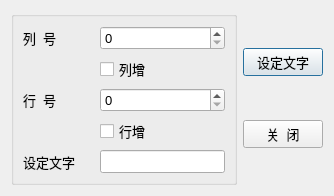
<?xml version="1.0" encoding="UTF-8"?>
<ui version="4.0">
 <class>QWDialogLocate</class>
 <widget class="QDialog" name="QWDialogLocate">
  <property name="geometry">
   <rect>
    <x>0</x>
    <y>0</y>
    <width>334</width>
    <height>180</height>
   </rect>
  </property>
  <property name="font">
   <font>
    <pointsize>10</pointsize>
   </font>
  </property>
  <property name="windowTitle">
   <string>单元格定位与文字设置</string>
  </property>
  <layout class="QHBoxLayout" name="horizontalLayout">
   <item>
    <widget class="QGroupBox" name="groupBox">
     <property name="minimumSize">
      <size>
       <width>0</width>
       <height>0</height>
      </size>
     </property>
     <property name="title">
      <string/>
     </property>
     <layout class="QGridLayout" name="gridLayout">
      <item row="0" column="0">
       <widget class="QLabel" name="label">
        <property name="text">
         <string>列  号</string>
        </property>
       </widget>
      </item>
      <item row="0" column="1">
       <widget class="QSpinBox" name="spinBoxColumn">
        <property name="minimum">
         <number>0</number>
        </property>
       </widget>
      </item>
      <item row="1" column="0">
       <spacer name="horizontalSpacer">
        <property name="orientation">
         <enum>Qt::Horizontal</enum>
        </property>
        <property name="sizeHint" stdset="0">
         <size>
          <width>49</width>
          <height>20</height>
         </size>
        </property>
       </spacer>
      </item>
      <item row="1" column="1">
       <widget class="QCheckBox" name="chkBoxColumn">
        <property name="text">
         <string>列增</string>
        </property>
       </widget>
      </item>
      <item row="2" column="0">
       <widget class="QLabel" name="label_2">
        <property name="text">
         <string>行  号</string>
        </property>
       </widget>
      </item>
      <item row="2" column="1">
       <widget class="QSpinBox" name="spinBoxRow"/>
      </item>
      <item row="3" column="0">
       <spacer name="horizontalSpacer_2">
        <property name="orientation">
         <enum>Qt::Horizontal</enum>
        </property>
        <property name="sizeHint" stdset="0">
         <size>
          <width>49</width>
          <height>20</height>
         </size>
        </property>
       </spacer>
      </item>
      <item row="3" column="1">
       <widget class="QCheckBox" name="chkBoxRow">
        <property name="text">
         <string>行增</string>
        </property>
       </widget>
      </item>
      <item row="4" column="0">
       <widget class="QLabel" name="label_3">
        <property name="text">
         <string>设定文字</string>
        </property>
       </widget>
      </item>
      <item row="4" column="1">
       <widget class="QLineEdit" name="edtCaption"/>
      </item>
     </layout>
    </widget>
   </item>
   <item>
    <layout class="QVBoxLayout" name="verticalLayout">
     <item>
      <spacer name="verticalSpacer_3">
       <property name="orientation">
        <enum>Qt::Vertical</enum>
       </property>
       <property name="sizeHint" stdset="0">
        <size>
         <width>20</width>
         <height>40</height>
        </size>
       </property>
      </spacer>
     </item>
     <item>
      <widget class="QPushButton" name="btnSetText">
       <property name="text">
        <string>设定文字</string>
       </property>
       <property name="icon">
        <iconset resource="res.qrc">
         <normaloff>:/images/images/506.bmp</normaloff>:/images/images/506.bmp</iconset>
       </property>
      </widget>
     </item>
     <item>
      <spacer name="verticalSpacer_2">
       <property name="orientation">
        <enum>Qt::Vertical</enum>
       </property>
       <property name="sizeHint" stdset="0">
        <size>
         <width>20</width>
         <height>40</height>
        </size>
       </property>
      </spacer>
     </item>
     <item>
      <widget class="QPushButton" name="btnClose">
       <property name="text">
        <string>关  闭</string>
       </property>
       <property name="icon">
        <iconset resource="res.qrc">
         <normaloff>:/images/images/132.bmp</normaloff>:/images/images/132.bmp</iconset>
       </property>
      </widget>
     </item>
     <item>
      <spacer name="verticalSpacer">
       <property name="orientation">
        <enum>Qt::Vertical</enum>
       </property>
       <property name="sizeHint" stdset="0">
        <size>
         <width>20</width>
         <height>40</height>
        </size>
       </property>
      </spacer>
     </item>
    </layout>
   </item>
  </layout>
 </widget>
 <resources>
  <include location="res.qrc"/>
 </resources>
 <connections>
  <connection>
   <sender>btnClose</sender>
   <signal>clicked()</signal>
   <receiver>QWDialogLocate</receiver>
   <slot>close()</slot>
   <hints>
    <hint type="sourcelabel">
     <x>274</x>
     <y>108</y>
    </hint>
    <hint type="destinationlabel">
     <x>243</x>
     <y>134</y>
    </hint>
   </hints>
  </connection>
 </connections>
</ui>
